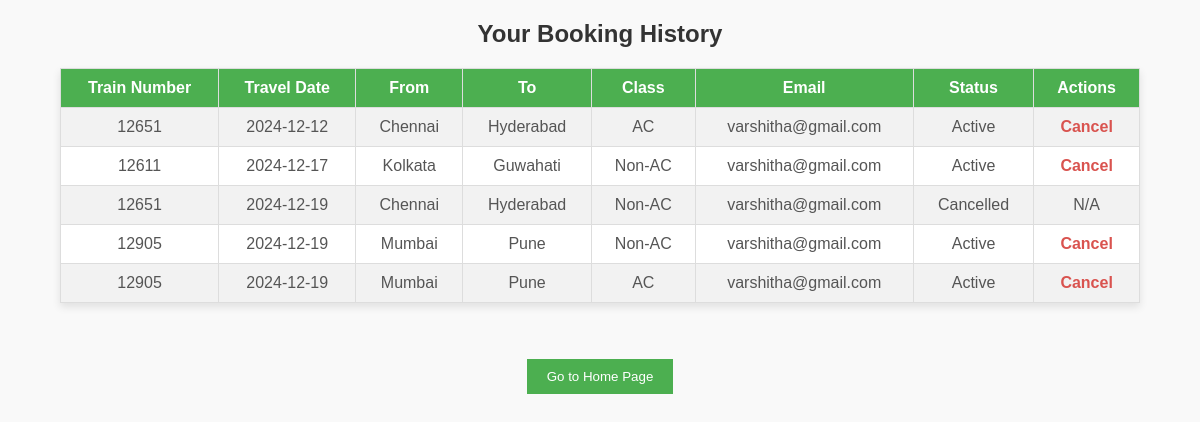
The app's page /history/ (signed in) with its own data.
### railway/models.py (models this page shows, shortened)
class Booking(models.Model):
    train = models.ForeignKey(Train, on_delete=models.CASCADE)  # Removed default
    user = models.ForeignKey(User, on_delete=models.CASCADE, null=True)
    reference_number = models.CharField(max_length=50, default=generate_reference_number, unique=True)
    booking_date = models.DateTimeField(auto_now_add=True)
    train_number = models.CharField(max_length=10)
    train_name = models.CharField(max_length=100)
    source = models.CharField(max_length=100)
    destination = models.CharField(max_length=100)
    departure_time = models.DateTimeField(null=True, blank=True)
    arrival_time = models.DateTimeField(null=True, blank=True)
    travel_class = models.CharField(max_length=6, choices=[('AC', 'AC'), ('Non-AC', 'Non-AC')])
    seat_number = models.CharField(max_length=10, blank=True, null=True)
    number_of_tickets = models.PositiveIntegerField(default=1)
    base_fare = models.DecimalField(max_digits=10, decimal_places=2)
    service_tax = models.DecimalField(max_digits=10, decimal_places=2)
    total_fare = models.DecimalField(max_digits=10, decimal_places=2)
    payment_amount = models.DecimalField(max_digits=10, decimal_places=2, default=0.0)
    payment_method = models.CharField(max_length=20, blank=True, null=True)
    transaction_id = models.CharField(max_length=20, blank=True, null=True)
    payment_status = models.CharField(max_length=20, choices=[('Pending', 'Pending'), ('Paid', 'Paid')], default='Pending')
    email = models.EmailField()
    passenger_name = models.CharField(max_length=100)
    passenger_age = models.IntegerField(null=True)
    passenger_gender = models.CharField(max_length=10)
    passenger_type = models.CharField(max_length=50)
    contact_number = models.CharField(max_length=15)
    STATUS_CHOICES = [('Active', 'Active'), ('Cancelled', 'Cancelled')]
    status = models.CharField(max_length=10, choices=STATUS_CHOICES, default='Active')
    class Meta:
        db_table = 'booking_booking'

### railway/views.py (the view)
# urls.py: path('history/', views.user_booking_history, name='booking_history'),
@login_required
def user_booking_history(request):
    if request.user.is_authenticated:
        bookings = Booking.objects.filter(email=request.user.email)
        return render(request, 'booking/booking_history.html', {'bookings': bookings})
    else:
        message = "Please log in to view your booking history."
        return render(request, 'booking/booking_history.html', {'message': message})

### railway/templates/booking/booking_history.html (shortened to what this page needs)
{% load static %}
<!DOCTYPE html>
<html lang="en">
<head>
    <link rel="stylesheet" href="{% static 'booking/style.css' %}">
</head>
<body>
    <h2>Your Booking History</h2>
    {% if bookings %}
        <table>
            <tr>
                <th>Train Number</th>
                <th>Travel Date</th>
                <th>From</th>
                <th>To</th>
                <th>Class</th>
                <th>Email</th>
                <th>Status</th>
                <th>Actions</th>
            </tr>
            {% for booking in bookings %}
                <tr>
                    <td>{{ booking.train_number }}</td>
                    <td>{{ booking.booking_date|date:"Y-m-d" }}</td>
                    <td>{{ booking.source }}</td>
                    <td>{{ booking.destination }}</td>
                    <td>{{ booking.travel_class }}</td>
                    <td>{{ booking.email }}</td>
                    <td>{{ booking.status }}</td>
                    <td>
                        {% if booking.status != 'Cancelled' %}
                            <a href="{% url 'cancel_booking' booking.id %}">Cancel</a>
                        {% else %}
                            N/A
                        {% endif %}
                    </td>
                </tr>
            {% endfor %}
        </table>
    {% else %}
        <p>No bookings found.</p>
    {% endif %}
    <br>
    <br>
    <div align="center">
        <form action="{% url 'home' %}" method="get">
            <button type="submit" style="padding: 10px 20px; background-color: #4CAF50; color: white; border: none; cursor: pointer;">Go to Home Page</button>
        </form>
    </div>
</body>
</html>

### railway/static/booking/style.css (style rules this page uses)
table { width: 100%; border-collapse: collapse; }
th, td { padding: 10px; border: 1px solid #ddd; text-align: left; }
th { background-color: #f2f2f2; }
tr:nth-child(even) { background-color: #f9f9f9; }

### railway/templates/booking/booking_history.html (style rules this page uses)
body { font-family: Arial, sans-serif; background-color: #f9f9f9; margin: 0; padding: 0; }
h2 { text-align: center; margin-top: 20px; color: #333; }
table { width: 90%; margin: 20px auto; border-collapse: collapse; background-color: #fff; box-shadow: 0 4px 8px rgba(0, 0, 0, 0.1); }
th, td { padding: 10px 15px; text-align: center; border: 1px solid #ddd; }
th { background-color: #4CAF50; color: white; }
td { color: #555; }
tr:nth-child(even) { background-color: #f2f2f2; }
a { text-decoration: none; color: #d9534f; font-weight: bold; }

### records on screen
Booking: train_number "12651", booking_date "2024-12-12", source "Chennai", destination "Hyderabad", travel_class "AC", email "varshitha@gmail.com", status "Active", shows "Cancel"
Booking: train_number "12611", booking_date "2024-12-17", source "Kolkata", destination "Guwahati", travel_class "Non-AC", email "varshitha@gmail.com", status "Active", shows "Cancel"
Booking: train_number "12651", booking_date "2024-12-19", source "Chennai", destination "Hyderabad", travel_class "Non-AC", email "varshitha@gmail.com", status "Cancelled", shows "N/A"
Booking: train_number "12905", booking_date "2024-12-19", source "Mumbai", destination "Pune", travel_class "Non-AC", email "varshitha@gmail.com", status "Active", shows "Cancel"
Booking: train_number "12905", booking_date "2024-12-19", source "Mumbai", destination "Pune", travel_class "AC", email "varshitha@gmail.com", status "Active", shows "Cancel"
